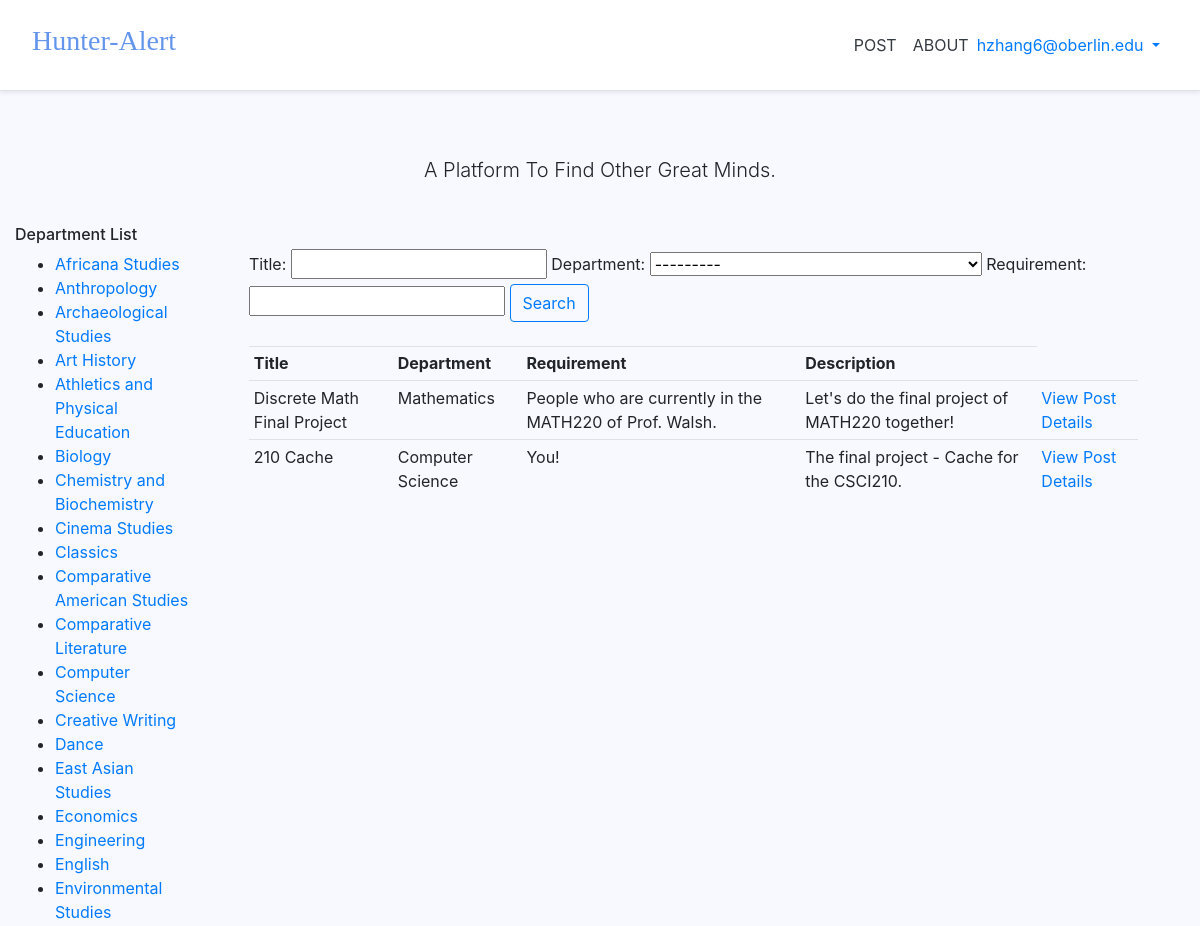
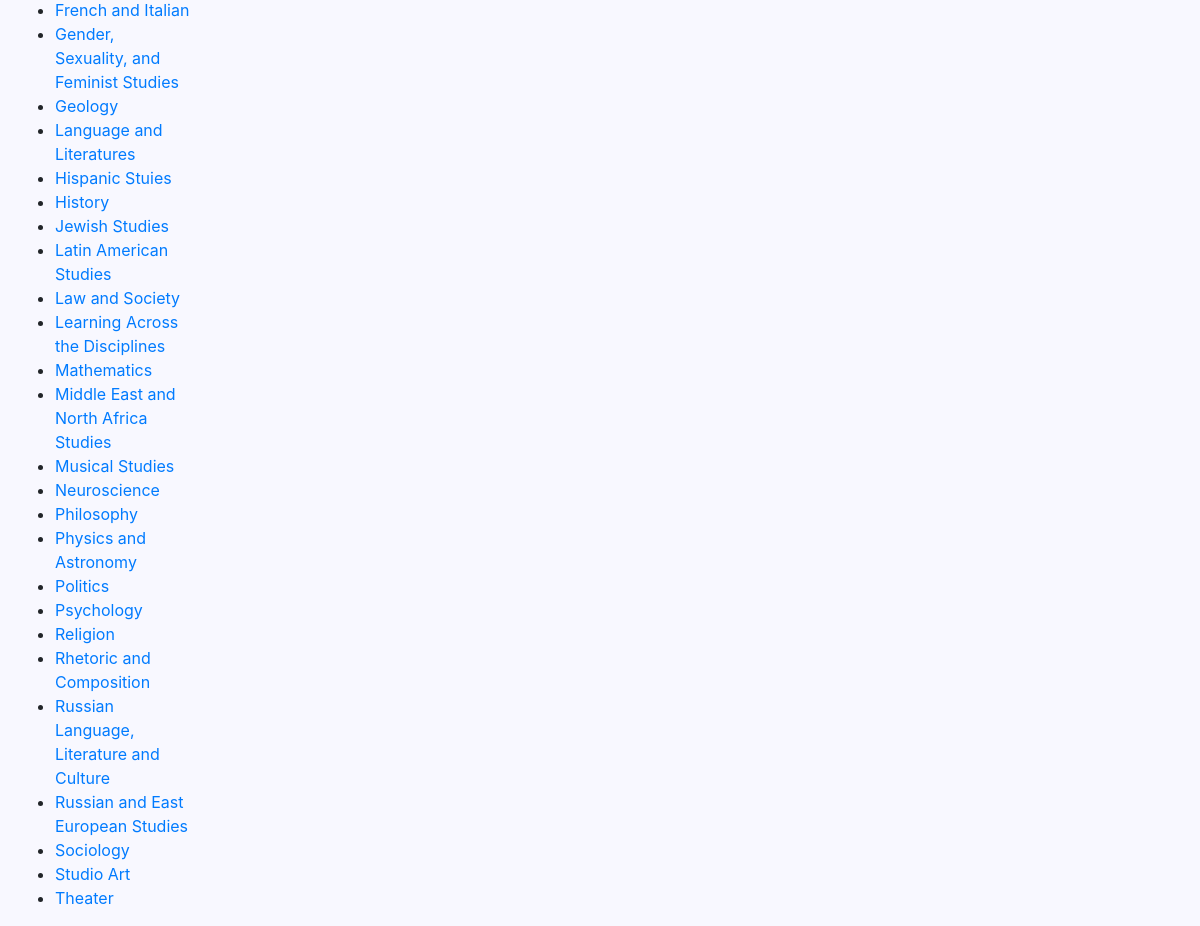
The app's page / (signed in) with its own data (2 pictures, top to bottom).
### accounts/models.py (models this page shows, shortened)
class CustomUser(AbstractUser):
    pass

### pages/models.py (models this page shows, shortened)
class Post(models.Model):
    class DeptName(models.TextChoices):
        Africana_Studies = "Africana Studies"
        Anthropology = "Anthropology"
        Archaeological_Studies = "Archaeological Studies"
        Art_History = "Art History"
        Studio_Art = "Studio Art"
        Athletics_and_Physical_Education = "Athletics and Physical Education"
        Biology = "Biology"
        Chemistry_and_Biochemistry = "Chemistry and Biochemistry"
        Cinema_Studies = "Cinema Studies"
        Classics = "Classics"
        Comparative_American_Studies = "Comparative American Studies"
        Comparative_Literature = "Comparative Literature"
        Computer_Science = "Computer Science"
        Creative_Writing = "Creative Writing"
        Dance = "Dance"
        Chinese = "Chinese"
        Japanese = "Japanese"
        East_Asian_Studies = "East Asian Studies"
        Economics = "Economics"
        Engineering = "Engineering"
        English = "English"
        Environmental_Studies = "Environmental Studies"
        French = "French"
        Italian = "Italian"
        Gender_Sexuality_and_Feminist_Studies = "Gender, Sexuality, and Feminist Studies"
        Geology = "Geology"
        German_Language_and_Literatures = "German Language and Literatures"
        Hispanic_Studies = "Hispanic Studies"
        History = "History"
        Jewish_Studies = "Jewish Studies"
        Latin_American_Studies = "Latin American Studies"
        Law_and_Society = "Law and Society"
        Learning_Across_Disciplines = "Learning Across the Disciplines"
        Mathematics = "Mathematics"
        Middle_East_and_North_Africa_Studies = "Middle East and North Africa Studies"
        Musical_Studies = "Musical Studies"
        Neuroscience = "Neuroscience"
        Philosophy = "Philosophy"
        Physics = "Physics"
        Astronomy = "Astronomy"
        Politics = "Politics"
        Psychology = "Psychology"
        Religion = "Religion"
        Rhetoric_and_Composition = "Rhetoric and Composition"
        Russian_Language_Literature_and_Culture = "Russian Language, Literature and Culture"
        Russian_and_East_European_Studies = "Russian and East European Studies"
        Sociology = "Sociology"
        Theater = "Theater"
        Non_Academic = "Other than academic"
    User = models.ForeignKey(CustomUser, null=True, on_delete=models.CASCADE)
    Your_Name = models.CharField(max_length=120, null=True)
    Title = models.CharField(max_length=120, null=True)
    Description = models.TextField(blank=False, null=True)
    Department = models.CharField(max_length=120, choices=DeptName.choices, default=DeptName.Non_Academic)
    Requirement = models.TextField(blank=False, null=True)
    Deadline = models.CharField(max_length=120, null=True)
    Date_Posted = models.DateTimeField(default=timezone.now)
    Email = models.CharField(max_length=50, null=True)

### pages/views.py (the view)
# urls.py: path('', HomePageView, name='home'),
def HomePageView(request):
    posts = Post.objects.all()
    myFilter = PostFilters(request.GET, queryset=posts)
    posts = myFilter.qs
    context = {
        'posts' : posts,
        'myFilter' : myFilter
     }
    return render(request, 'pages/home.html', context)

### templates/pages/home.html (shortened to what this page needs)
{% extends '_base.html' %}
{% load static %}
{% block content %}
<div class="pricing-header px-3 py-3 pt-md-5 pb-md-4 mx-auto text-center">
  <p class="lead">A Platform To Find Other Great Minds.</p>
</div>
<div style="float:left; width:15%;">
	<h6>Department List</h6>
	<ul>
		<li><a href="https://www.oberlin.edu/arts-and-sciences/departments/africana-studies">Africana Studies </a></li>
		<li><a href="https://www.oberlin.edu/arts-and-sciences/departments/anthropology">Anthropology </a></li>
		<li><a href="https://www.oberlin.edu/arts-and-sciences/departments/archaeological-studies">Archaeological Studies </a></li>
		<li><a href="https://www.oberlin.edu/arts-and-sciences/departments/art-history">Art History </a></li>
		<li><a href="https://goyeo.com">Athletics and Physical Education </a></li>
		<li><a href="https://www.oberlin.edu/arts-and-sciences/departments/biology">Biology </a></li>
		<li><a href="https://www.oberlin.edu/arts-and-sciences/departments/chemistry-biochemistry">Chemistry and Biochemistry </a></li>
		<li><a href="https://www.oberlin.edu/arts-and-sciences/departments/cinema-studies">Cinema Studies </a></li>
		<li><a href="https://www.oberlin.edu/arts-and-sciences/departments/classics">Classics </a></li>
		<li><a href="https://www.oberlin.edu/arts-and-sciences/departments/comparative-american-studies">Comparative American Studies </a></li>
		<li><a href="https://www.oberlin.edu/arts-and-sciences/departments/comparative-literature">Comparative Literature </a></li>
		<li><a href="https://www.oberlin.edu/arts-and-sciences/departments/computer-science">Computer Science </a></li>
		<li><a href="https://www.oberlin.edu/arts-and-sciences/departments/creative-writing">Creative Writing </a></li>
		<li><a href="https://www.oberlin.edu/arts-and-sciences/departments/dance">Dance </a></li>
		<li><a href="https://www.oberlin.edu/arts-and-sciences/departments/east-asian-studies" class="button">East Asian Studies</a></li>
		<li><a href="https://www.oberlin.edu/arts-and-sciences/departments/economics" class="button">Economics</a></li>
		<li><a href="https://www.oberlin.edu/arts-and-sciences/departments/engineering" class="button">Engineering</a></li>
		<li><a href="https://www.oberlin.edu/arts-and-sciences/departments/english" class="button">English</a></li>
		<li><a href="https://www.oberlin.edu/arts-and-sciences/departments/environmental-studies" class="button">Environmental Studies</a></li>
		<li><a href="https://www.oberlin.edu/arts-and-sciences/departments/french-and-italian" class="button">French and Italian</a></li>
		<li><a href="https://www.oberlin.edu/arts-and-sciences/departments/gsfs" class="button">Gender, Sexuality, and Feminist Studies</a></li>
		<li><a href="https://www.oberlin.edu/arts-and-sciences/departments/geology" class="button">Geology</a></li>
		<li><a href="https://www.oberlin.edu/arts-and-sciences/departments/german" class="button">Language and Literatures</a></li>
		<li><a href="https://www.oberlin.edu/arts-and-sciences/departments/hispanic-studies" class="button">Hispanic Stuies</a></li>
		<li><a href="https://www.oberlin.edu/arts-and-sciences/departments/history" class="button">History</a></li>
		<li><a href="https://www.oberlin.edu/arts-and-sciences/departments/jewish-studies" class="button">Jewish Studies</a></li>
		<li><a href="https://www.oberlin.edu/arts-and-sciences/departments/latin-american-studies" class="button">Latin American Studies</a></li>
		<li><a href="https://www.oberlin.edu/arts-and-sciences/departments/law-and-society" class="button">Law and Society</a></li>
		<li><a href="https://www.oberlin.edu/center-student-success/learning-enhancement" class="button">Learning Across the Disciplines</a></li>
		<li><a href="https://www.oberlin.edu/arts-and-sciences/departments/mathematics">Mathematics </a ></li>
		<li><a href="https://www.oberlin.edu/middle-east-and-north-africa-studies">Middle East and North Africa Studies</a ></li>
		<li><a href="https://www.oberlin.edu/arts-and-sciences/departments/musical-studies">Musical Studies</a ></li>
		<li><a href="https://www.oberlin.edu/arts-and-sciences/departments/neuroscience">Neuroscience</a ></li>
		<li><a href="https://www.oberlin.edu/arts-and-sciences/departments/philosophy">Philosophy</a ></li>
		<li><a href="https://www.oberlin.edu/arts-and-sciences/departments/physics-and-astronomy">Physics and Astronomy</a ></li>
		<li><a href="https://www.oberlin.edu/arts-and-sciences/departments/politics">Politics</a ></li>
		<li><a href="https://www.oberlin.edu/arts-and-sciences/departments/psychology">Psychology</a ></li>
		<li><a href="https://www.oberlin.edu/arts-and-sciences/departments/religion">Religion</a ></li>
		<li><a href="https://www.oberlin.edu/arts-and-sciences/departments/rhetoric-and-composition">Rhetoric and Composition</a ></li>
		<li><a href="https://www.oberlin.edu/arts-and-sciences/departments/russian">Russian Language, Literature and Culture</a ></li>
		<li><a href="https://www.oberlin.edu/arts-and-sciences/departments/rees">Russian and East European Studies</a ></li>
		<li><a href="https://www.oberlin.edu/arts-and-sciences/departments/sociology">Sociology</a ></li>
		<li><a href="https://www.oberlin.edu/arts-and-sciences/departments/art">Studio Art</a ></li>
		<li><a href="https://www.oberlin.edu/arts-and-sciences/departments/theater">Theater</a ></li>
	</ul>
</div>
<br>
<div style="float:right; width:80%;">
	<div class="row">
		<div class="col">
				<form method="get">
					{{myFilter.form}}
				<button class="btn btn-outline-primary" type="submit">Search</button>
				</form>
		</div>
	</div>
	<br>
	<div style="float:left; width:95%;">
		<div class="row">
			<div class="col-md">
				<table class="table table-sm">
					<tr>
						<th>Title</th>
						<th>Department</th>
						<th>Requirement</th>
						<th>Description</th>
					</tr>
					{% for post in posts %}
					<tr>
						<td>{{post.Title}}</td>
						<td>{{post.Department}}</td>
						<td>{{post.Requirement}}</td>
						<td>{{post.Description}}</td>
						<td>
							<a class="button" href="{% url 'detail' post.id %}">View Post Details</a>
						</td>
					</tr>
					{% endfor %}
				</table>
			</div>
		</div>
	</div>
</div>
{% endblock content %}

### templates/_base.html (shortened to what this page needs)
{% load static %}
<!DOCTYPE html>
<html lang="en">
<body style="background-color:GhostWhite;">
<head>
{% block css %}
<link rel="stylesheet" href="https://cdn.jsdelivr.net/npm/bootstrap@4.5.3/dist/css/bootstrap.min.css">
<link rel="stylesheet" href="https://cdnjs.cloudflare.com/ajax/libs/font-awesome/4.7.0/css/font-awesome.min.css">
<link rel="stylesheet" href="{% static 'css/base.css' %}">
{% endblock %}
</head>
<body>
  <main role="main">
    <div class="d-flex flex-column flex-md-row align-items-center p-3 px-md-4 mb-3 bg-white border-bottom shadow-sm">
      <h3 class="mr-auto p-2" style="font-family: Chalkduster">
        <a  href="{% url 'home' %}" style="color:#6495ED;">Hunter-Alert</a>
      </h3>
      <a class="p-2 text-dark" href="{% url 'post' %}">POST</a>
      <a class="p-2 text-dark" href="{% url 'about' %}">ABOUT</a>
      <nav class="my-2 my-md-0 mr-md-3">
        {% if user.is_authenticated %}
        <ul class="navbar-nav ml-auto">
          <li class="nav-item">
            <a class="nav-link dropdown-toggle" href="#" id="userMenu" data-toggle="dropdown" aria-haspopup="true" aria-expanded="false">
              {{ user.email }}
            </a>
          </li>
        </ul>
        {% else %}
        <form class="form-inline ml-auto">
          <a href="{% url 'account_login' %}" class="btn btn-outline-secondary">Log in</a>
          <a href="{% url 'account_signup' %}" class="btn btn-primary ml-2">Sign up</a>
        </form>
        {% endif %}
      </nav>
  </main>
  <div class="container">
    {% block content %}{% endblock content %}
  </div>
</body>
</html>

### static/css/base.css (style rules this page uses)
html { position: relative; min-height: 100%; font-size: 14px; }
@media (min-width: 768px) { html { font-size: 16px; } }
body { margin-bottom: 60px; }
.container { max-width: 1280px; }
.pricing-header { max-width: 700px; }

### records on screen
CustomUser: email "hzhang6@oberlin.edu"
Post: Title "Discrete Math Final Project", Department "Mathematics", Requirement "People who are currently in the MATH220 of Prof. Walsh.", Description "Let's do the final project of MATH220 together!"
Post: Title "210 Cache", Department "Computer Science", Requirement "You!", Description "The final project - Cache for the CSCI210."
